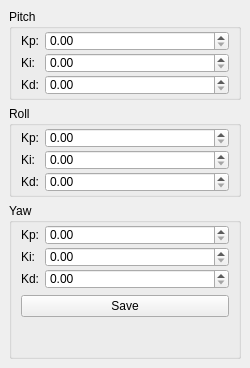
<?xml version="1.0" encoding="UTF-8"?>
<ui version="4.0">
 <class>PIDBox</class>
 <widget class="QDockWidget" name="PIDBox">
  <property name="geometry">
   <rect>
    <x>0</x>
    <y>0</y>
    <width>250</width>
    <height>368</height>
   </rect>
  </property>
  <property name="minimumSize">
   <size>
    <width>143</width>
    <height>360</height>
   </size>
  </property>
  <property name="features">
   <set>QDockWidget::DockWidgetMovable</set>
  </property>
  <property name="allowedAreas">
   <set>Qt::LeftDockWidgetArea|Qt::RightDockWidgetArea</set>
  </property>
  <property name="windowTitle">
   <string>PID</string>
  </property>
  <widget class="QWidget" name="dockWidgetContents">
   <layout class="QGridLayout" name="gridLayout">
    <item row="0" column="0">
     <layout class="QVBoxLayout" name="verticalLayout">
      <item>
       <widget class="QGroupBox" name="PIBBoxPitch">
        <property name="font">
         <font>
          <weight>50</weight>
          <bold>false</bold>
         </font>
        </property>
        <property name="title">
         <string>Pitch</string>
        </property>
        <layout class="QGridLayout" name="gridLayout_2">
         <property name="topMargin">
          <number>2</number>
         </property>
         <property name="bottomMargin">
          <number>2</number>
         </property>
         <item row="0" column="0">
          <layout class="QFormLayout" name="formLayout">
           <property name="sizeConstraint">
            <enum>QLayout::SetMinimumSize</enum>
           </property>
           <property name="fieldGrowthPolicy">
            <enum>QFormLayout::AllNonFixedFieldsGrow</enum>
           </property>
           <property name="verticalSpacing">
            <number>2</number>
           </property>
           <item row="0" column="0">
            <widget class="QLabel" name="label">
             <property name="text">
              <string>Kp:</string>
             </property>
            </widget>
           </item>
           <item row="0" column="1">
            <widget class="QDoubleSpinBox" name="pitchKp">
             <property name="minimumSize">
              <size>
               <width>0</width>
               <height>20</height>
              </size>
             </property>
             <property name="maximumSize">
              <size>
               <width>16777215</width>
               <height>20</height>
              </size>
             </property>
             <property name="singleStep">
              <double>0.010000000000000</double>
             </property>
            </widget>
           </item>
           <item row="1" column="0">
            <widget class="QLabel" name="label_2">
             <property name="text">
              <string>Ki:</string>
             </property>
            </widget>
           </item>
           <item row="1" column="1">
            <widget class="QDoubleSpinBox" name="pitchKi">
             <property name="minimumSize">
              <size>
               <width>0</width>
               <height>20</height>
              </size>
             </property>
             <property name="maximumSize">
              <size>
               <width>16777215</width>
               <height>20</height>
              </size>
             </property>
             <property name="singleStep">
              <double>0.010000000000000</double>
             </property>
            </widget>
           </item>
           <item row="2" column="0">
            <widget class="QLabel" name="label_3">
             <property name="text">
              <string>Kd:</string>
             </property>
            </widget>
           </item>
           <item row="2" column="1">
            <widget class="QDoubleSpinBox" name="pitchKd">
             <property name="minimumSize">
              <size>
               <width>0</width>
               <height>20</height>
              </size>
             </property>
             <property name="maximumSize">
              <size>
               <width>16777215</width>
               <height>20</height>
              </size>
             </property>
             <property name="singleStep">
              <double>0.010000000000000</double>
             </property>
            </widget>
           </item>
          </layout>
         </item>
        </layout>
       </widget>
      </item>
      <item>
       <widget class="QGroupBox" name="PIDBoxRoll">
        <property name="font">
         <font>
          <weight>50</weight>
          <bold>false</bold>
         </font>
        </property>
        <property name="title">
         <string>Roll</string>
        </property>
        <layout class="QGridLayout" name="gridLayout_3">
         <property name="topMargin">
          <number>2</number>
         </property>
         <property name="bottomMargin">
          <number>2</number>
         </property>
         <item row="0" column="0">
          <layout class="QFormLayout" name="formLayout_2">
           <property name="sizeConstraint">
            <enum>QLayout::SetNoConstraint</enum>
           </property>
           <property name="fieldGrowthPolicy">
            <enum>QFormLayout::AllNonFixedFieldsGrow</enum>
           </property>
           <property name="verticalSpacing">
            <number>2</number>
           </property>
           <item row="0" column="0">
            <widget class="QLabel" name="label_4">
             <property name="text">
              <string>Kp:</string>
             </property>
            </widget>
           </item>
           <item row="1" column="0">
            <widget class="QLabel" name="label_5">
             <property name="text">
              <string>Ki:</string>
             </property>
            </widget>
           </item>
           <item row="2" column="0">
            <widget class="QLabel" name="label_6">
             <property name="text">
              <string>Kd:</string>
             </property>
            </widget>
           </item>
           <item row="0" column="1">
            <widget class="QDoubleSpinBox" name="rollKp">
             <property name="minimumSize">
              <size>
               <width>0</width>
               <height>20</height>
              </size>
             </property>
             <property name="maximumSize">
              <size>
               <width>16777215</width>
               <height>20</height>
              </size>
             </property>
             <property name="singleStep">
              <double>0.010000000000000</double>
             </property>
            </widget>
           </item>
           <item row="1" column="1">
            <widget class="QDoubleSpinBox" name="rollKi">
             <property name="minimumSize">
              <size>
               <width>0</width>
               <height>20</height>
              </size>
             </property>
             <property name="maximumSize">
              <size>
               <width>16777215</width>
               <height>20</height>
              </size>
             </property>
             <property name="singleStep">
              <double>0.010000000000000</double>
             </property>
            </widget>
           </item>
           <item row="2" column="1">
            <widget class="QDoubleSpinBox" name="rollKd">
             <property name="minimumSize">
              <size>
               <width>0</width>
               <height>20</height>
              </size>
             </property>
             <property name="maximumSize">
              <size>
               <width>16777215</width>
               <height>20</height>
              </size>
             </property>
             <property name="singleStep">
              <double>0.010000000000000</double>
             </property>
            </widget>
           </item>
          </layout>
         </item>
        </layout>
       </widget>
      </item>
      <item>
       <widget class="QGroupBox" name="PIDBoxYaw">
        <property name="font">
         <font>
          <weight>50</weight>
          <bold>false</bold>
         </font>
        </property>
        <property name="title">
         <string>Yaw</string>
        </property>
        <layout class="QGridLayout" name="gridLayout_4">
         <property name="topMargin">
          <number>2</number>
         </property>
         <property name="bottomMargin">
          <number>2</number>
         </property>
         <item row="1" column="0">
          <widget class="QPushButton" name="saveBtn">
           <property name="sizePolicy">
            <sizepolicy hsizetype="Expanding" vsizetype="Fixed">
             <horstretch>0</horstretch>
             <verstretch>0</verstretch>
            </sizepolicy>
           </property>
           <property name="toolTip">
            <string>&lt;html&gt;&lt;head/&gt;&lt;body&gt;&lt;p&gt;Save and send to Engine&lt;/p&gt;&lt;/body&gt;&lt;/html&gt;</string>
           </property>
           <property name="text">
            <string>Save</string>
           </property>
           <property name="icon">
            <iconset resource="../files.qrc">
             <normaloff>:/files/images/validate.png</normaloff>:/files/images/validate.png</iconset>
           </property>
          </widget>
         </item>
         <item row="0" column="0">
          <layout class="QFormLayout" name="formLayout_3">
           <property name="horizontalSpacing">
            <number>6</number>
           </property>
           <property name="verticalSpacing">
            <number>2</number>
           </property>
           <item row="0" column="0">
            <widget class="QLabel" name="label_7">
             <property name="text">
              <string>Kp:</string>
             </property>
            </widget>
           </item>
           <item row="1" column="0">
            <widget class="QLabel" name="label_8">
             <property name="text">
              <string>Ki:</string>
             </property>
            </widget>
           </item>
           <item row="2" column="0">
            <widget class="QLabel" name="label_9">
             <property name="text">
              <string>Kd:</string>
             </property>
            </widget>
           </item>
           <item row="0" column="1">
            <widget class="QDoubleSpinBox" name="yawKp">
             <property name="minimumSize">
              <size>
               <width>0</width>
               <height>20</height>
              </size>
             </property>
             <property name="maximumSize">
              <size>
               <width>16777215</width>
               <height>20</height>
              </size>
             </property>
             <property name="singleStep">
              <double>0.010000000000000</double>
             </property>
            </widget>
           </item>
           <item row="1" column="1">
            <widget class="QDoubleSpinBox" name="yawKi">
             <property name="minimumSize">
              <size>
               <width>0</width>
               <height>20</height>
              </size>
             </property>
             <property name="maximumSize">
              <size>
               <width>16777215</width>
               <height>20</height>
              </size>
             </property>
             <property name="singleStep">
              <double>0.010000000000000</double>
             </property>
            </widget>
           </item>
           <item row="2" column="1">
            <widget class="QDoubleSpinBox" name="yawKd">
             <property name="minimumSize">
              <size>
               <width>0</width>
               <height>20</height>
              </size>
             </property>
             <property name="maximumSize">
              <size>
               <width>16777215</width>
               <height>20</height>
              </size>
             </property>
             <property name="prefix">
              <string/>
             </property>
             <property name="singleStep">
              <double>0.010000000000000</double>
             </property>
            </widget>
           </item>
          </layout>
         </item>
         <item row="2" column="0">
          <spacer name="verticalSpacer">
           <property name="orientation">
            <enum>Qt::Vertical</enum>
           </property>
           <property name="sizeHint" stdset="0">
            <size>
             <width>20</width>
             <height>40</height>
            </size>
           </property>
          </spacer>
         </item>
        </layout>
       </widget>
      </item>
     </layout>
    </item>
   </layout>
  </widget>
 </widget>
 <resources>
  <include location="../files.qrc"/>
 </resources>
 <connections/>
</ui>
